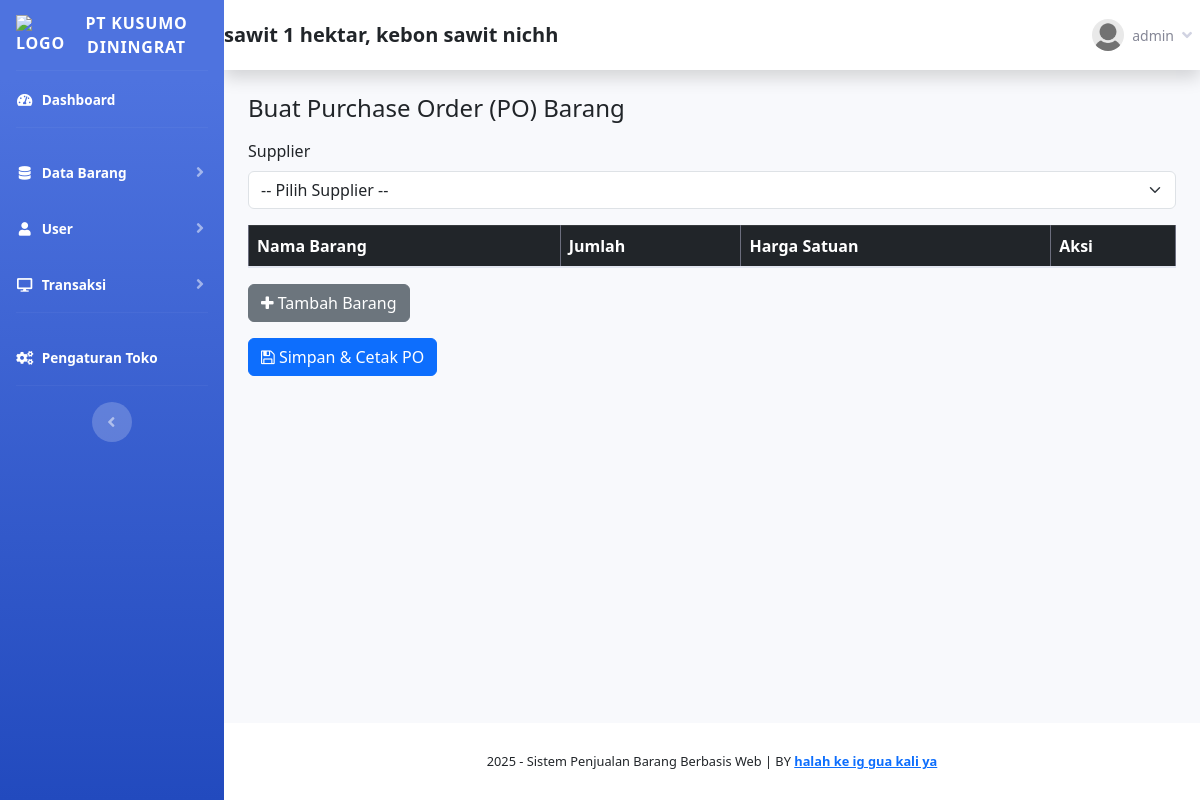
Page /index.php?page=po (signed in) on the committed database.
### tables this page shows
CREATE TABLE `toko` (
  `id_toko` int(11) NOT NULL,
  `nama_toko` varchar(255) NOT NULL,
  `alamat_toko` text NOT NULL,
  `tlp` varchar(255) NOT NULL,
  `nama_pemilik` varchar(255) NOT NULL
);

CREATE TABLE `member` (
  `id_member` int(11) NOT NULL,
  `nm_member` varchar(255) NOT NULL,
  `alamat_member` text NOT NULL,
  `telepon` varchar(255) NOT NULL,
  `email` varchar(255) NOT NULL,
  `gambar` text NOT NULL,
  `NIK` text NOT NULL
);

### fungsi/view/view.php (called while the page is built, shortened)
<?php
class view {
    protected $db;
    public function __construct($db) {
        $this->db = $db;
    }
    public function member_edit($id) {
        $sql = "SELECT member.*, login.*
                FROM member
                INNER JOIN login ON member.id_member = login.id_member
                WHERE member.id_member = ?";
        $row = $this->db->prepare($sql);
        $row->execute([$id]);
        return $row->fetch();
    }
    public function toko()
    {
        $sql = "select*from toko where id_toko='1'";
        $row = $this-> db -> prepare($sql);
        $row -> execute();
        $hasil = $row -> fetch();
        return $hasil;
    }
}

### admin/module/po/index.php (the view, shortened to what this page needs)
<!DOCTYPE html>
<html lang="en">
<head>
  <link href="https://cdn.jsdelivr.net/npm/bootstrap@5.3.0/dist/css/bootstrap.min.css" rel="stylesheet">
  <link href="https://cdnjs.cloudflare.com/ajax/libs/font-awesome/4.7.0/css/font-awesome.min.css" rel="stylesheet">
</head>
<body>
<div class="container mt-4">
  <h4 class="mb-3">Buat Purchase Order (PO) Barang</h4>
  <form method="POST">
    <div class="mb-3">
      <label class="form-label">Supplier</label>
      <select name="supplier_id" class="form-select" required>
        <option value="">-- Pilih Supplier --</option>
      </select>
    </div>
    <table class="table table-bordered" id="daftarBarang">
      <thead class="table-dark">
        <tr>
          <th>Nama Barang</th>
          <th>Jumlah</th>
          <th>Harga Satuan</th>
          <th>Aksi</th>
        </tr>
      </thead>
    </table>
    <button type="button" class="btn btn-secondary mb-3" onclick="tambahBarang()">
      <i class="fa fa-plus"></i> Tambah Barang
    </button>
    <div class="mb-3">
      <button type="submit" name="buat_po" class="btn btn-primary">
        <i class="fa fa-save"></i> Simpan & Cetak PO
      </button>
    </div>
  </form>
</div>
</body>
</html>

### admin/template/sidebar.php (shortened to what this page needs)
<?php
    $id = $_SESSION['admin']['id_member'];
    $hasil_profil = $lihat -> member_edit($id);
?>
<ul class="navbar-nav bg-gradient-primary sidebar sidebar-dark accordion" id="accordionSidebar">
   <a class="sidebar-brand d-flex align-items-center justify-content-center" href="index.php">
    <div class="sidebar-brand-icon">
        <img src="assets/" alt="Logo" style="width: 40px; height: auto;">
    </div>
    <div class="sidebar-brand-text mx-3">pt kusumo diningrat</div>
</a>
    <hr class="sidebar-divider my-0">
    <li class="nav-item active">
        <a class="nav-link" href="index.php">
            <i class="fas fa-fw fa-tachometer-alt"></i>
            <span>Dashboard</span></a>
    </li>
    <hr class="sidebar-divider">
    <li class="nav-item active">
        <a class="nav-link collapsed" href="#" data-toggle="collapse" data-target="#collapseTwo" aria-expanded="true"
            aria-controls="collapseTwo">
            <i class="fas fa-fw fa-database"></i>
            <span>Data Barang</span>
        </a>
    </li>
    <li class="nav-item active">
    <a class="nav-link collapsed" href="#" data-toggle="collapse" data-target="#collapseUser" aria-expanded="true"
        aria-controls="collapseUser">
        <i class="fas fa-fw fa-user"></i>
        <span>User</span>
    </a>
</li>
    <li class="nav-item active">
        <a class="nav-link collapsed" href="#" data-toggle="collapse" data-target="#collapse3" aria-expanded="true"
            aria-controls="collapse3">
            <i class="fas fa-fw fa-desktop"></i>
            <span>Transaksi</span>
        </a>
    </li>
    <hr class="sidebar-divider">
    <li class="nav-item active">
        <a class="nav-link" href="index.php?page=pengaturan">
            <i class="fas fa-fw fa-cogs"></i>
            <span>Pengaturan Toko</span></a>
    </li>
    <hr class="sidebar-divider d-none d-md-block">
    <div class="text-center d-none d-md-inline">
        <button class="rounded-circle border-0" id="sidebarToggle"></button>
    </div>
</ul>
<div id="content-wrapper" class="d-flex flex-column">
    <div id="content">
        <nav class="navbar navbar-expand navbar-light bg-white topbar mb-4 static-top shadow">
            <h5 class="d-lg-block d-none mt-2"><b><?php echo $toko['nama_toko'];?>, <?php echo $toko['alamat_toko'];?></b></h5>
            <ul class="navbar-nav ml-auto">
                <li class="nav-item dropdown no-arrow">
                    <a class="nav-link dropdown-toggle" href="#" id="userDropdown" role="button" data-toggle="dropdown"
                        aria-haspopup="true" aria-expanded="false">
                        <img class="img-profile rounded-circle"
                            src="assets/img/user/<?php echo $hasil_profil['gambar'];?>">
                        <span
                            class="mr-2 d-none d-lg-inline text-gray-600 small ml-2"><?php echo $_SESSION['username'];?></span>
                        <i class="fas fa-angle-down"></i>
                    </a>
                </li>
            </ul>
        </nav>
        <div class="container-fluid">

### rows in the picture
toko: nama_toko "sawit 1 hektar", alamat_toko "kebon sawit nichh"
member: gambar (picture)

### other values in the picture
$_SESSION['username'] "admin"
